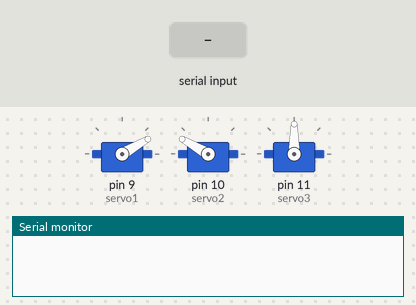
The sketch below on a simulated Arduino Uno, built with avr-gcc and run on an emulated ATmega328P. On the bench: 3 × servo, the last lines printed to the serial monitor. Inputs (shaded band) come from the test bench.

Above: at 1.2 s.
1.3 s: "30,150\n" received over Serial
At 2.0 s:
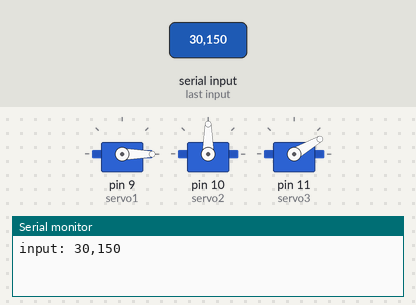
2.8 s: "5\n" received over Serial
At 4.0 s:
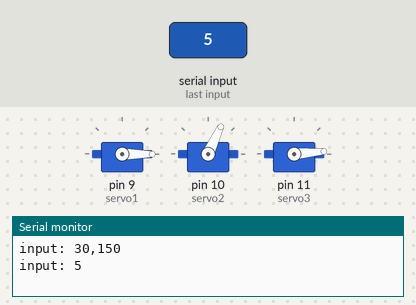
4.3 s: "200\n" received over Serial
At 5.3 s:
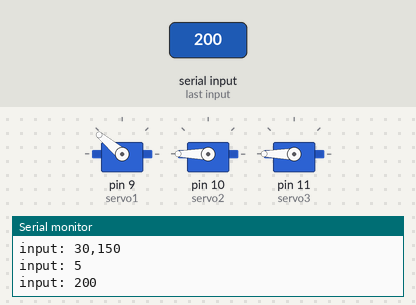
5.8 s: "90,45\n" received over Serial
At 6.5 s:
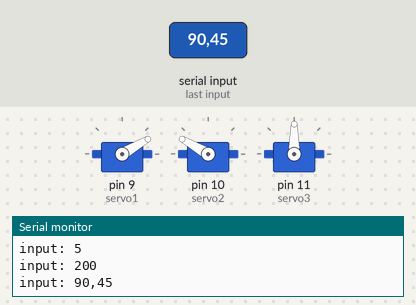
Timing chart, 0 to 8.3 s (numbered marks = the images above; inputs shaded):
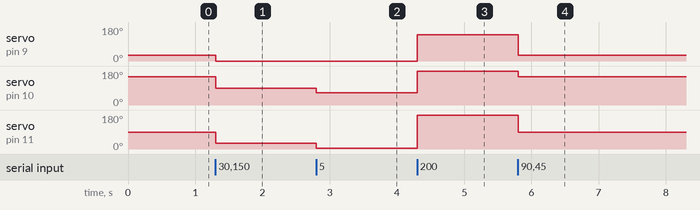

The sketch:

multiple_servo_test.ino
```cpp
#include <Servo.h>


#define ANGLEOFFSET 60


Servo servo1;
Servo servo2;
Servo servo3;

int potpin = A0;  // analog pin used to connect the potentiometer
int val;    // variable to read the value from the analog pin
int pos = 0;    // variable to store the servo position
int deltaPos = 10;
int mid = 1500;
int diff = 500;

String inputString = "";   // stores incoming chars


void setup() {
  // initiate servos
  servo1.attach(9);
  servo2.attach(10);
  servo3.attach(11);
  servosWrite(90);

  Serial.begin(9600);
}

void servosWrite(int angle) {
  int a = angle - ANGLEOFFSET;
  int b = angle + ANGLEOFFSET;
  servo1.write(a);
  servo2.write(b);
  servo3.write(angle);
}

void servosWriteMS(int value) {
  servo1.writeMicroseconds(value);
  servo2.writeMicroseconds(value);
  servo3.writeMicroseconds(value);
}

// function that allows you to message an angle to set all servos to.
void inputServoUpdate() {
  while (Serial.available() > 0) {
    char c = Serial.read();

    if (c == '\n' || c == '\r') {
      // We reached the end of the input line → convert to number
      if (inputString.length() > 0) {
        Serial.println("input: "+inputString);
        int angle = inputString.toInt();
        servosWrite(angle);

        inputString = ""; // clear for next command
      }
    } else {
      // build the string
      inputString += c;
    }
  }
}

void sweepServoUpdate() {
  pos += deltaPos;
  if (pos > mid + diff) {
    pos = mid + diff;
    deltaPos = -deltaPos;
  }
  if (pos < mid - diff) {
    pos = mid - diff;
    deltaPos = -deltaPos;
  }

  servosWriteMS(pos);
  delay(10);

}


void loop() {
  inputServoUpdate();
  // sweepServoUpdate();
}
```

Measured:
- after the input at 1.3 s, servo on pin 9 (servo1): 30° → 0° at once; servo on pin 10 (servo2): 150° → 90° at once; servo on pin 11 (servo3): 90° → 30° at once
- after the input at 2.8 s, servo on pin 10 (servo2): 90° → 65° at once; servo on pin 11 (servo3): 30° → 5° at once
- after the input at 4.3 s, servo on pin 9 (servo1): 0° → 140° at once; servo on pin 10 (servo2): 65° → 180° at once; servo on pin 11 (servo3): 5° → 180° at once
- after the input at 5.8 s, servo on pin 9 (servo1): 140° → 30° at once; servo on pin 10 (servo2): 180° → 150° at once; servo on pin 11 (servo3): 180° → 90° at once
